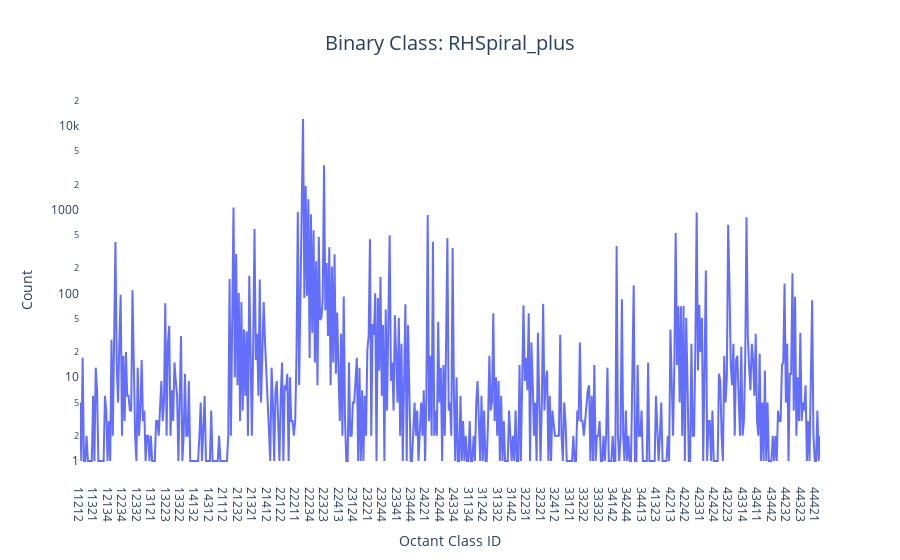

Here is the notebook cell this chart was saved with:
### Code cell
df4 = PDB_SS.enumerate_class_fromlist(RHSpiral_plus, 8)
PDB_SS.plot_count_vs_class_df(df4, title="RHSpiral_plus", theme=THEME)

### Figure 1 — Plotly figure (JSON) as saved in the notebook; plotly's stock layout.template omitted (floating-point values rounded to 4 significant figures; data arrays with more than 128 entries replaced by an {"elided": "..."} marker saying what was removed)
{"data": [{"hovertemplate": "Octant Class ID=%{x}<br>Count=%{y}<extra></extra>", "legendgroup": "", "line": {"color": "#636efa", "dash": "solid"}, "marker": {"symbol": "circle"}, "mode": "lines", "name": "", "orientation": "v", "showlegend": false, "type": "scatter", "x": {"elided": "565 str values"}, "xaxis": "x", "y": {"elided": "565 int values"}, "yaxis": "y"}], "layout": {"autosize": true, "legend": {"tracegroupgap": 0}, "showlegend": true, "title": {"font": {"size": 20}, "text": "Binary Class: RHSpiral_plus", "x": 0.5}, "xaxis": {"anchor": "y", "domain": [0, 1], "showgrid": false, "title": {"text": "Octant Class ID"}}, "yaxis": {"anchor": "x", "domain": [0, 1], "showgrid": false, "title": {"text": "Count"}, "type": "log"}}}
